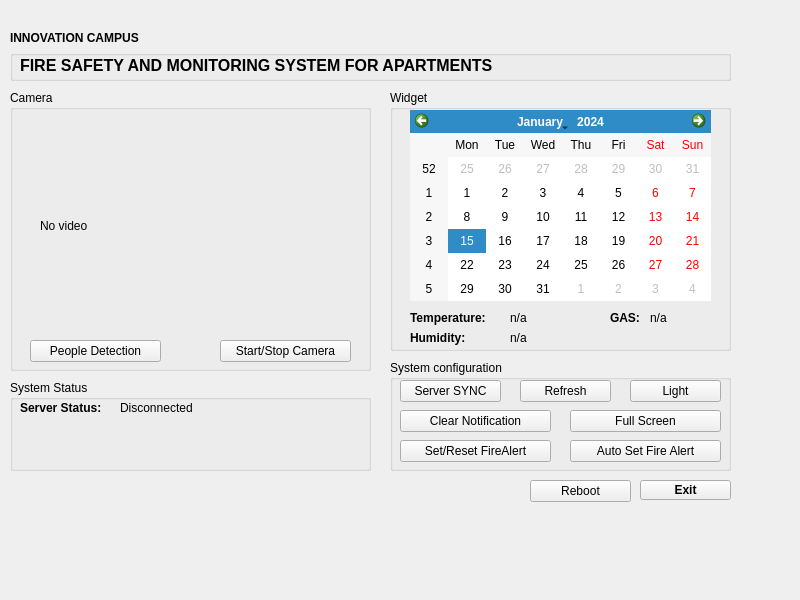
<?xml version="1.0" encoding="UTF-8"?>
<ui version="4.0">
 <class>MYAPP</class>
 <widget class="QWidget" name="MYAPP">
  <property name="geometry">
   <rect>
    <x>0</x>
    <y>0</y>
    <width>800</width>
    <height>600</height>
   </rect>
  </property>
  <property name="windowTitle">
   <string>SIC IoT - CapstoneProjectApp</string>
  </property>
  <widget class="QLabel" name="SAMSUNGLOGO">
   <property name="geometry">
    <rect>
     <x>0</x>
     <y>0</y>
     <width>161</width>
     <height>41</height>
    </rect>
   </property>
   <property name="text">
    <string/>
   </property>
   <property name="pixmap">
    <pixmap>Imgs/SAMSUNG_LOGO_w128.png</pixmap>
   </property>
  </widget>
  <widget class="QLabel" name="SIC_LOGO">
   <property name="geometry">
    <rect>
     <x>10</x>
     <y>30</y>
     <width>151</width>
     <height>16</height>
    </rect>
   </property>
   <property name="font">
    <font>
     <bold>true</bold>
    </font>
   </property>
   <property name="text">
    <string>INNOVATION CAMPUS</string>
   </property>
  </widget>
  <widget class="QGroupBox" name="groupBox">
   <property name="geometry">
    <rect>
     <x>10</x>
     <y>50</y>
     <width>721</width>
     <height>31</height>
    </rect>
   </property>
   <property name="title">
    <string/>
   </property>
   <widget class="QLabel" name="project_name">
    <property name="geometry">
     <rect>
      <x>10</x>
      <y>0</y>
      <width>631</width>
      <height>31</height>
     </rect>
    </property>
    <property name="font">
     <font>
      <pointsize>12</pointsize>
      <bold>true</bold>
      <underline>false</underline>
     </font>
    </property>
    <property name="text">
     <string>FIRE SAFETY AND MONITORING SYSTEM FOR APARTMENTS</string>
    </property>
   </widget>
  </widget>
  <widget class="QGroupBox" name="Widget">
   <property name="geometry">
    <rect>
     <x>390</x>
     <y>90</y>
     <width>341</width>
     <height>261</height>
    </rect>
   </property>
   <property name="title">
    <string>Widget</string>
   </property>
   <widget class="QCalendarWidget" name="calendarWidget">
    <property name="geometry">
     <rect>
      <x>20</x>
      <y>20</y>
      <width>301</width>
      <height>191</height>
     </rect>
    </property>
   </widget>
   <widget class="QLabel" name="temp_title">
    <property name="geometry">
     <rect>
      <x>20</x>
      <y>220</y>
      <width>91</width>
      <height>16</height>
     </rect>
    </property>
    <property name="font">
     <font>
      <bold>true</bold>
     </font>
    </property>
    <property name="text">
     <string>Temperature:</string>
    </property>
   </widget>
   <widget class="QLabel" name="humid_title">
    <property name="geometry">
     <rect>
      <x>20</x>
      <y>240</y>
      <width>81</width>
      <height>16</height>
     </rect>
    </property>
    <property name="font">
     <font>
      <bold>true</bold>
     </font>
    </property>
    <property name="text">
     <string>Humidity:</string>
    </property>
   </widget>
   <widget class="QLabel" name="temp_value">
    <property name="geometry">
     <rect>
      <x>120</x>
      <y>220</y>
      <width>91</width>
      <height>16</height>
     </rect>
    </property>
    <property name="font">
     <font>
      <bold>false</bold>
     </font>
    </property>
    <property name="text">
     <string>n/a</string>
    </property>
   </widget>
   <widget class="QLabel" name="humid_value">
    <property name="geometry">
     <rect>
      <x>120</x>
      <y>240</y>
      <width>91</width>
      <height>16</height>
     </rect>
    </property>
    <property name="font">
     <font>
      <bold>false</bold>
     </font>
    </property>
    <property name="text">
     <string>n/a</string>
    </property>
   </widget>
   <widget class="QLabel" name="GAS_value">
    <property name="geometry">
     <rect>
      <x>260</x>
      <y>220</y>
      <width>61</width>
      <height>16</height>
     </rect>
    </property>
    <property name="font">
     <font>
      <bold>false</bold>
     </font>
    </property>
    <property name="text">
     <string>n/a</string>
    </property>
   </widget>
   <widget class="QLabel" name="GAS_title">
    <property name="geometry">
     <rect>
      <x>220</x>
      <y>220</y>
      <width>41</width>
      <height>16</height>
     </rect>
    </property>
    <property name="font">
     <font>
      <bold>true</bold>
     </font>
    </property>
    <property name="text">
     <string>GAS:</string>
    </property>
   </widget>
  </widget>
  <widget class="QGroupBox" name="groupBox_3">
   <property name="geometry">
    <rect>
     <x>10</x>
     <y>90</y>
     <width>361</width>
     <height>281</height>
    </rect>
   </property>
   <property name="title">
    <string>Camera</string>
   </property>
   <widget class="QLabel" name="Camera_Label">
    <property name="geometry">
     <rect>
      <x>30</x>
      <y>30</y>
      <width>301</width>
      <height>211</height>
     </rect>
    </property>
    <property name="font">
     <font>
      <underline>false</underline>
     </font>
    </property>
    <property name="text">
     <string>No video</string>
    </property>
   </widget>
   <widget class="QPushButton" name="People_Detection">
    <property name="geometry">
     <rect>
      <x>20</x>
      <y>250</y>
      <width>131</width>
      <height>22</height>
     </rect>
    </property>
    <property name="text">
     <string>People Detection</string>
    </property>
   </widget>
   <widget class="QPushButton" name="Camera_Control">
    <property name="geometry">
     <rect>
      <x>210</x>
      <y>250</y>
      <width>131</width>
      <height>22</height>
     </rect>
    </property>
    <property name="text">
     <string>Start/Stop Camera</string>
    </property>
   </widget>
  </widget>
  <widget class="QGroupBox" name="Announcement">
   <property name="geometry">
    <rect>
     <x>10</x>
     <y>380</y>
     <width>361</width>
     <height>91</height>
    </rect>
   </property>
   <property name="autoFillBackground">
    <bool>true</bool>
   </property>
   <property name="title">
    <string>System Status</string>
   </property>
   <widget class="QLabel" name="Notification1_Value">
    <property name="geometry">
     <rect>
      <x>10</x>
      <y>40</y>
      <width>311</width>
      <height>21</height>
     </rect>
    </property>
    <property name="text">
     <string>&lt;notification 1&gt;</string>
    </property>
   </widget>
   <widget class="QLabel" name="ServerConnection_Title">
    <property name="geometry">
     <rect>
      <x>10</x>
      <y>20</y>
      <width>101</width>
      <height>16</height>
     </rect>
    </property>
    <property name="font">
     <font>
      <bold>true</bold>
     </font>
    </property>
    <property name="text">
     <string>Server Status:</string>
    </property>
   </widget>
   <widget class="QLabel" name="ServerConnection_Value">
    <property name="geometry">
     <rect>
      <x>110</x>
      <y>20</y>
      <width>241</width>
      <height>16</height>
     </rect>
    </property>
    <property name="text">
     <string>Disconnected</string>
    </property>
   </widget>
   <widget class="QLabel" name="Notification2_Value">
    <property name="geometry">
     <rect>
      <x>10</x>
      <y>60</y>
      <width>311</width>
      <height>21</height>
     </rect>
    </property>
    <property name="text">
     <string>&lt;notification 2&gt;</string>
    </property>
   </widget>
  </widget>
  <widget class="QGroupBox" name="sysconf">
   <property name="geometry">
    <rect>
     <x>390</x>
     <y>360</y>
     <width>341</width>
     <height>111</height>
    </rect>
   </property>
   <property name="title">
    <string>System configuration</string>
   </property>
   <widget class="QPushButton" name="SetResetFireAlert_Button">
    <property name="geometry">
     <rect>
      <x>10</x>
      <y>80</y>
      <width>151</width>
      <height>22</height>
     </rect>
    </property>
    <property name="text">
     <string>Set/Reset FireAlert</string>
    </property>
   </widget>
   <widget class="QPushButton" name="ClearNotiButton">
    <property name="geometry">
     <rect>
      <x>10</x>
      <y>50</y>
      <width>151</width>
      <height>22</height>
     </rect>
    </property>
    <property name="text">
     <string>Clear Notification</string>
    </property>
   </widget>
   <widget class="QPushButton" name="ServerSyncButton">
    <property name="geometry">
     <rect>
      <x>10</x>
      <y>20</y>
      <width>101</width>
      <height>22</height>
     </rect>
    </property>
    <property name="text">
     <string>Server SYNC</string>
    </property>
   </widget>
   <widget class="QPushButton" name="LightButton">
    <property name="geometry">
     <rect>
      <x>240</x>
      <y>20</y>
      <width>91</width>
      <height>22</height>
     </rect>
    </property>
    <property name="text">
     <string>Light</string>
    </property>
   </widget>
   <widget class="QPushButton" name="FullScreenButton">
    <property name="geometry">
     <rect>
      <x>180</x>
      <y>50</y>
      <width>151</width>
      <height>22</height>
     </rect>
    </property>
    <property name="text">
     <string>Full Screen</string>
    </property>
   </widget>
   <widget class="QPushButton" name="RefreshButton">
    <property name="geometry">
     <rect>
      <x>130</x>
      <y>20</y>
      <width>91</width>
      <height>22</height>
     </rect>
    </property>
    <property name="text">
     <string>Refresh</string>
    </property>
   </widget>
   <widget class="QPushButton" name="AutoStartFireAlert">
    <property name="geometry">
     <rect>
      <x>180</x>
      <y>80</y>
      <width>151</width>
      <height>22</height>
     </rect>
    </property>
    <property name="text">
     <string>Auto Set Fire Alert</string>
    </property>
   </widget>
  </widget>
  <widget class="QLabel" name="FireWarningBar">
   <property name="geometry">
    <rect>
     <x>180</x>
     <y>10</y>
     <width>551</width>
     <height>31</height>
    </rect>
   </property>
   <property name="text">
    <string/>
   </property>
   <property name="pixmap">
    <pixmap>Imgs/red.jpg</pixmap>
   </property>
  </widget>
  <widget class="QPushButton" name="ExitButton">
   <property name="enabled">
    <bool>true</bool>
   </property>
   <property name="geometry">
    <rect>
     <x>640</x>
     <y>480</y>
     <width>91</width>
     <height>20</height>
    </rect>
   </property>
   <property name="font">
    <font>
     <bold>true</bold>
     <underline>false</underline>
    </font>
   </property>
   <property name="cursor">
    <cursorShape>PointingHandCursor</cursorShape>
   </property>
   <property name="text">
    <string>Exit</string>
   </property>
   <property name="flat">
    <bool>false</bool>
   </property>
  </widget>
  <widget class="QPushButton" name="RebootButton">
   <property name="geometry">
    <rect>
     <x>530</x>
     <y>480</y>
     <width>101</width>
     <height>22</height>
    </rect>
   </property>
   <property name="text">
    <string>Reboot</string>
   </property>
  </widget>
 </widget>
 <resources/>
 <connections/>
</ui>
